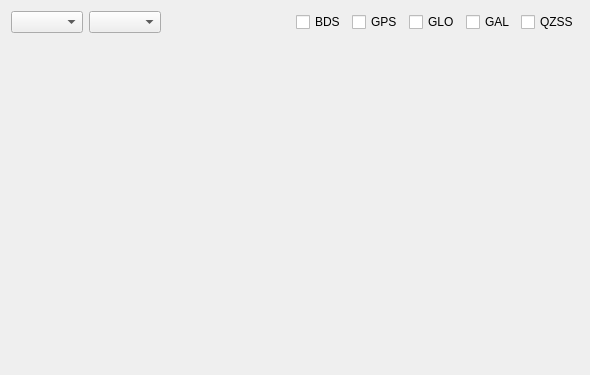
<?xml version="1.0" encoding="UTF-8"?>
<ui version="4.0">
 <class>SNRAndMPTimePlotDialog</class>
 <widget class="QDialog" name="SNRAndMPTimePlotDialog">
  <property name="geometry">
   <rect>
    <x>0</x>
    <y>0</y>
    <width>590</width>
    <height>375</height>
   </rect>
  </property>
  <property name="windowTitle">
   <string>Dialog</string>
  </property>
  <layout class="QVBoxLayout" name="verticalLayout">
   <item>
    <layout class="QHBoxLayout" name="horizontalLayout">
     <item>
      <widget class="MyComboBox" name="freqComboBox"/>
     </item>
     <item>
      <widget class="MyComboBox" name="satComboBox"/>
     </item>
     <item>
      <spacer name="horizontalSpacer">
       <property name="orientation">
        <enum>Qt::Horizontal</enum>
       </property>
       <property name="sizeHint" stdset="0">
        <size>
         <width>40</width>
         <height>20</height>
        </size>
       </property>
      </spacer>
     </item>
     <item>
      <widget class="QCheckBox" name="checkBoxBDS">
       <property name="text">
        <string>BDS</string>
       </property>
       <property name="icon">
        <iconset resource="QuiCkResource.qrc">
         <normaloff>:/icons/Resources/Icons/bds_20x20.png</normaloff>:/icons/Resources/Icons/bds_20x20.png</iconset>
       </property>
       <property name="checkable">
        <bool>false</bool>
       </property>
      </widget>
     </item>
     <item>
      <widget class="QCheckBox" name="checkBoxGPS">
       <property name="text">
        <string>GPS</string>
       </property>
       <property name="icon">
        <iconset resource="QuiCkResource.qrc">
         <normaloff>:/icons/Resources/Icons/gps_20x20.png</normaloff>:/icons/Resources/Icons/gps_20x20.png</iconset>
       </property>
       <property name="checkable">
        <bool>false</bool>
       </property>
      </widget>
     </item>
     <item>
      <widget class="QCheckBox" name="checkBoxGLO">
       <property name="text">
        <string>GLO</string>
       </property>
       <property name="icon">
        <iconset resource="QuiCkResource.qrc">
         <normaloff>:/icons/Resources/Icons/glo_20x20.png</normaloff>:/icons/Resources/Icons/glo_20x20.png</iconset>
       </property>
       <property name="checkable">
        <bool>false</bool>
       </property>
      </widget>
     </item>
     <item>
      <widget class="QCheckBox" name="checkBoxGAL">
       <property name="text">
        <string>GAL</string>
       </property>
       <property name="icon">
        <iconset resource="QuiCkResource.qrc">
         <normaloff>:/icons/Resources/Icons/gal_20x20.png</normaloff>:/icons/Resources/Icons/gal_20x20.png</iconset>
       </property>
       <property name="checkable">
        <bool>false</bool>
       </property>
      </widget>
     </item>
     <item>
      <widget class="QCheckBox" name="checkBoxQZSS">
       <property name="text">
        <string>QZSS</string>
       </property>
       <property name="icon">
        <iconset resource="QuiCkResource.qrc">
         <normaloff>:/icons/Resources/Icons/qzss_20x20.png</normaloff>:/icons/Resources/Icons/qzss_20x20.png</iconset>
       </property>
       <property name="checkable">
        <bool>false</bool>
       </property>
      </widget>
     </item>
    </layout>
   </item>
   <item>
    <widget class="QWidget" name="plotWidget" native="true">
     <property name="sizePolicy">
      <sizepolicy hsizetype="Preferred" vsizetype="Expanding">
       <horstretch>0</horstretch>
       <verstretch>0</verstretch>
      </sizepolicy>
     </property>
    </widget>
   </item>
  </layout>
 </widget>
 <customwidgets>
  <customwidget>
   <class>MyComboBox</class>
   <extends>QComboBox</extends>
   <header location="global">Components/MyComboBox.h</header>
  </customwidget>
 </customwidgets>
 <resources>
  <include location="QuiCkResource.qrc"/>
 </resources>
 <connections/>
</ui>
